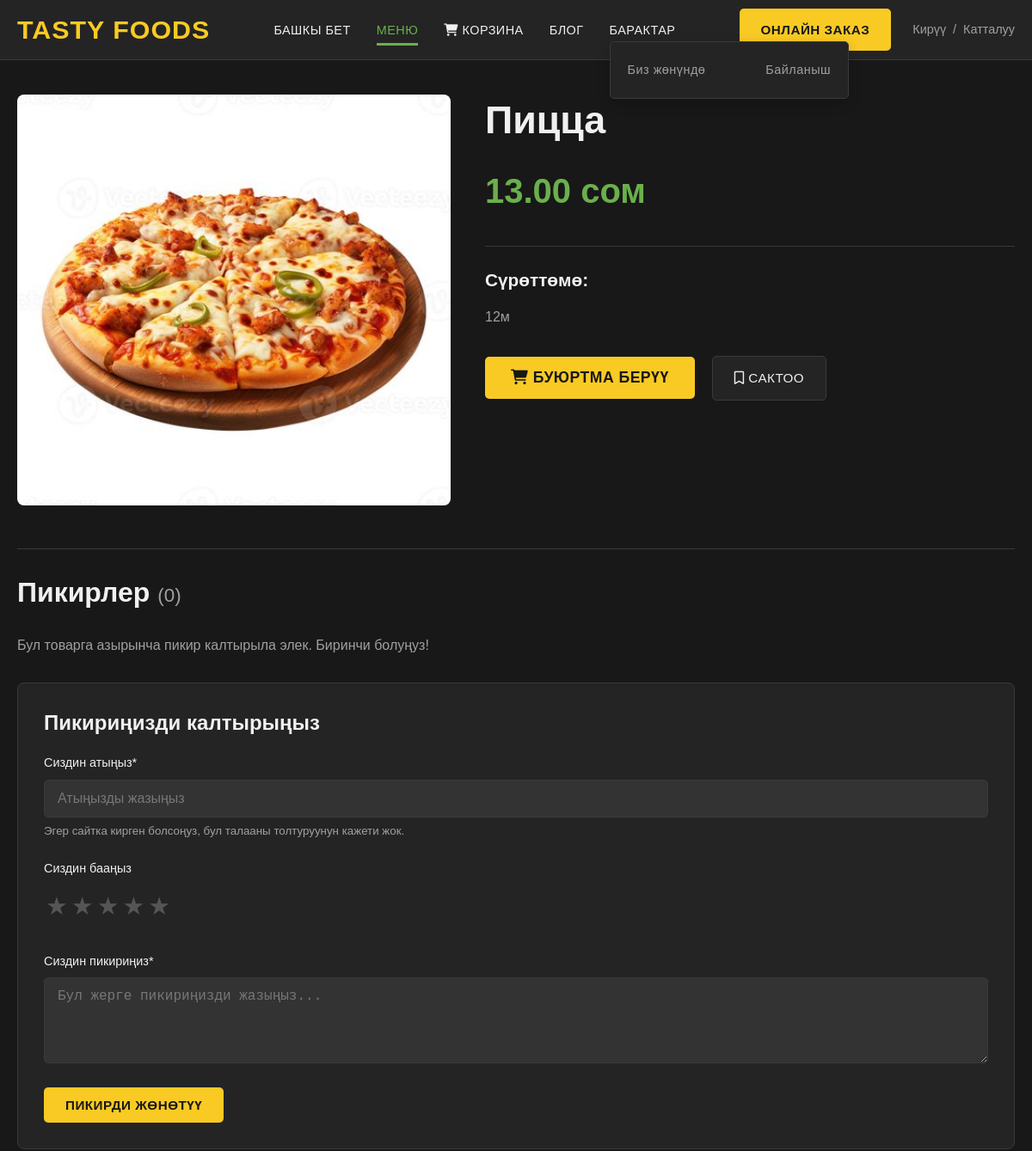
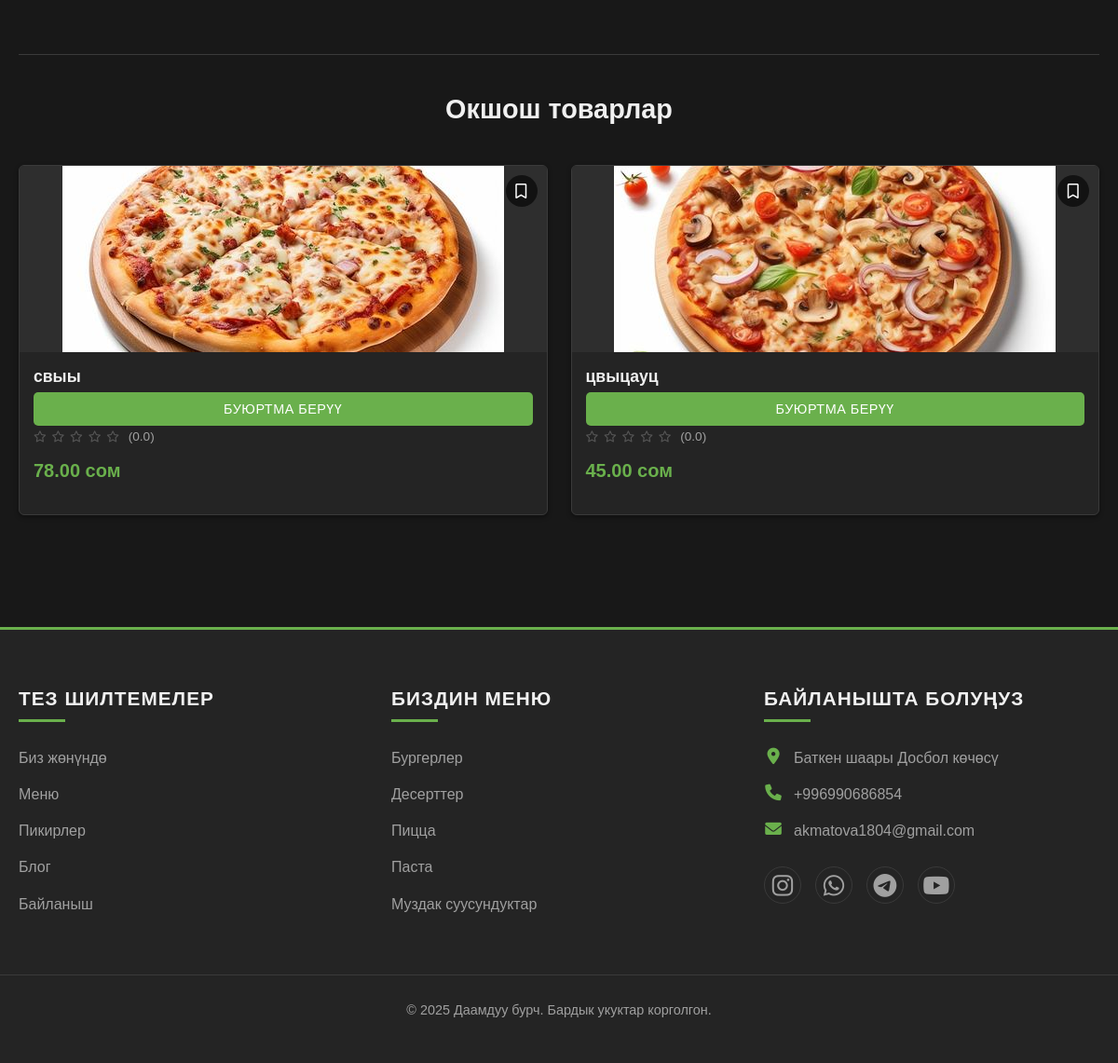
The page /product/picca/ on the database its author committed (2 pictures, top to bottom).
### menu/models.py (models this page shows, shortened)
class Product(models.Model):
    category = models.ForeignKey(Category, related_name='products', on_delete=models.SET_NULL, null=True, blank=True, verbose_name=_("Категория"))
    name = models.CharField(max_length=200, verbose_name=_("Аты"))
    slug = models.SlugField(max_length=220, unique=True, blank=True, verbose_name="Слаг (авто)")
    description = models.TextField(blank=True, null=True, verbose_name=_("Сүрөттөмө"))
    price = models.DecimalField(max_digits=10, decimal_places=2, verbose_name=_("Баасы (сом)")) # Доллар эмес, сом
    image = models.ImageField(upload_to='product_images/', blank=True, null=True, verbose_name=_("Сүрөт"))
    rating = models.FloatField( validators=[MinValueValidator(0.0), MaxValueValidator(5.0)], default=0.0, verbose_name=_("Рейтинг (0-5)"))
    discount_percentage = models.PositiveIntegerField(null=True, blank=True, verbose_name=_("Скидка (%)"))
    discount_message = models.CharField(max_length=100, blank=True, null=True, verbose_name=_("Скидка билдирүүсү"))
    saved_by = models.ManyToManyField(settings.AUTH_USER_MODEL, related_name='saved_products', blank=True, verbose_name=_("Кимдер сактады"))
    is_active = models.BooleanField(default=True, verbose_name=_("Активдүү (көрүнгөн)"))
    created_at = models.DateTimeField(auto_now_add=True, verbose_name=_("Түзүлгөн дата"))
    updated_at = models.DateTimeField(auto_now=True, verbose_name=_("Жаңыланган дата"))
    def get_absolute_url(self): return reverse('menu:product_detail', args=[self.slug])
    class Meta: verbose_name = _("Товар (Тамак)"); verbose_name_plural = _("Товарлар (Тамактар)"); ordering = ['-created_at']
    def has_discount(self): return self.discount_percentage is not None and self.discount_percentage > 0
    def get_image_url(self):
        if self.image and hasattr(self.image, 'url'): return self.image.url
        from django.templatetags.static import static; return static('menu/placeholder.png')

### menu/views.py (the view)
# urls.py: path('product/<slug:product_slug>/', views.product_detail_view, name='product_detail'),
def product_detail_view(request, product_slug):
    product = get_object_or_404(Product, slug=product_slug, is_active=True); categories = Category.objects.filter(is_active=True)
    related_products_qs = Product.objects.filter(category=product.category, is_active=True).exclude(pk=product.pk)[:4]
    is_saved = False
    if request.user.is_authenticated: is_saved = product.saved_by.filter(pk=request.user.pk).exists()
    related_products = add_is_saved_status_to_products(request, list(related_products_qs))
    product_reviews = product.reviews.filter(is_approved=True).select_related('user').order_by('-created_at')
    average_rating = product_reviews.aggregate(Avg('rating'))['rating__avg']
    review_form = ReviewForm(user=request.user) if ReviewForm else None
    context = { 'product': product, 'categories': categories, 'related_products': related_products, 'is_saved': is_saved, 'product_reviews': product_reviews, 'average_rating': average_rating, 'review_form': review_form, 'page_title': product.name, 'active_nav': 'menu' }
    return render(request, 'menu/product_detail.html', context)

### menu/views.py (called while the page is built)
def add_is_saved_status_to_products(request, product_list):
    if request.user.is_authenticated:
        saved_product_ids = set(request.user.saved_products.values_list('id', flat=True))
        for product in product_list: product.is_saved_by_user = product.id in saved_product_ids
    else:
        for product in product_list: product.is_saved_by_user = False
    return product_list

### templates/menu/product_detail.html (shortened to what this page needs)
{% extends 'menu/base.html' %}
{% load static %}
{% load i18n %}
{% block main_wrapper_class %}no-sidebar{% endblock %}
{% block content_class %}full-width{% endblock %}
{% block content %}
<div class="product-detail-container">
    <div class="product-detail-image">
        <img src="{{ product.get_image_url }}" alt="{{ product.name }}">
    </div>
    <div class="product-detail-info">
        <h1>{{ product.name }}</h1>
        <p class="detail-price">{{ product.price|floatformat:2 }} {% translate "сом" %}</p>
        {% if product.description %}
            <div class="description"> <h4>{% translate "Сүрөттөмө:" %}</h4> <p>{{ product.description|linebreaks }}</p> </div>
        {% endif %}
         <div class="detail-actions">
             <form action="{% url 'menu:add_to_cart' product.id %}" method="post" style="display: inline-block;">
                 {% csrf_token %} <button type="submit" class="btn btn-primary btn-lg"><i class="fas fa-shopping-cart"></i> {% translate "Буюртма берүү" %}</button>
             </form>
             {% if user.is_authenticated %}
             <button class="btn btn-secondary btn-save-toggle {% if is_saved %}saved{% endif %}" data-product-id="{{ product.pk }}" data-action="{% if is_saved %}unsave{% else %}save{% endif %}">
                 <i class="{% if is_saved %}fas fa-bookmark{% else %}far fa-bookmark{% endif %}"></i> <span class="save-text">{% if is_saved %}{% translate 'Сакталды' %}{% else %}{% translate 'Сактоо' %}{% endif %}</span>
             </button>
             {% else %} <a href="{% url 'login' %}?next={{ request.path }}" class="btn btn-secondary" title="{% translate 'Сактоо үчүн кириңиз' %}"> <i class="far fa-bookmark"></i> {% translate 'Сактоо' %} </a> {% endif %}
         </div>
    </div>
</div>
<section id="reviews" class="product-reviews" style="margin-top: 50px; padding-top: 30px; border-top: 1px solid var(--border-color);">
    <h2>{% translate "Пикирлер" %} <span style="font-size: 0.7em; color: var(--text-secondary); font-weight: normal;">({{ product_reviews.count }})</span></h2>
    {% if product_reviews %}
        <div class="review-list" style="margin-bottom: 40px;">
            {% for review in product_reviews %}
                <div class="review-item" style="border-bottom: 1px dashed var(--border-color); padding: 20px 0;">
                    <div style="display: flex; justify-content: space-between; align-items: flex-start; margin-bottom: 8px;">
                        <span style="font-weight: bold; color: var(--text-light);">{{ review.get_author_name }}</span>
                        {% if review.rating %}
                        <div class="rating" style="color: var(--secondary-color); font-size: 0.9em;">
                             {% widthratio review.rating 1 20 as width_percent %}
                             <span style="display: inline-block; position: relative;">
                                <span style="color: #555;">★★★★★</span>
                                <span style="position: absolute; top: 0; left: 0; white-space: nowrap; overflow: hidden; width: {{ width_percent }}%; color: var(--secondary-color);">★★★★★</span>
                             </span>
                        </div>
                        {% endif %}
                    </div>
                    <p style="margin-bottom: 8px; color: var(--text-light);">{{ review.text|linebreaksbr }}</p>
                    <small style="color: var(--text-secondary);">{{ review.created_at|date:"d F Y, H:i" }}</small>
                </div>
            {% endfor %}
        </div>
    {% else %}
        <p style="color: var(--text-secondary); margin-bottom: 30px;">{% translate "Бул товарга азырынча пикир калтырыла элек. Биринчи болуңуз!" %}</p>
    {% endif %}
    <div id="review-form" class="add-review-form" style="margin-top: 30px; padding: 30px; border: 1px solid var(--border-color); border-radius: 8px; background-color: var(--bg-card);">
        <h3>{% translate "Пикириңизди калтырыңыз" %}</h3>
        {% if review_form %}
            <form action="{% url 'menu:add_review' %}" method="post" novalidate>
                {% if not user.is_authenticated and review_form.author_name %}
                   <div class="form-group">
                        <label for="{{ review_form.author_name.id_for_label }}">{{ review_form.author_name.label }}*</label>
                        {{ review_form.author_name }}
                        {% if review_form.author_name.help_text %} <small style="color: var(--text-secondary); display: block; margin-top: 5px;">{{ review_form.author_name.help_text|safe }}</small>{% endif %}
                   </div>
                {% endif %}
                 {% if review_form.rating %}
                 <div class="form-group star-rating-input">
                     <label>{{ review_form.rating.label }}</label>
                     <div class="stars">
                        {% for radio in review_form.rating %}
                         <label for="{{ radio.id_for_label }}" class="star">★</label>
                        {% endfor %}
                     </div>
                 </div>
                 {% endif %}
                <div class="form-group">
                    <label for="{{ review_form.text.id_for_label }}">{{ review_form.text.label }}*</label>
                    {{ review_form.text }}
                </div>
                <button type="submit" class="btn btn-primary">{% translate "Пикирди жөнөтүү" %}</button>
            </form>
        {% else %}
             <p>{% translate "Пикир калтыруу үчүн сайтка киришиңиз керек болушу мүмкүн." %}</p>
        {% endif %}
    </div>
</section>
 {% if related_products %}
 <section class="related-products">
        <h2>{% translate "Окшош товарлар" %}</h2>
        <div class="product-grid">
            {% for related_product in related_products %}
                {% include 'menu/includes/_product_card.html' with product=related_product user=request.user %}
            {% endfor %}
        </div>
    </section>
 {% endif %}
{% endblock %}

### templates/menu/includes/_product_card.html (shortened to what this page needs)
{% load static %}
{% load i18n %}
<div class="product-card">
    <div class="product-image">
         <a href="{{ product.get_absolute_url }}">
             <img src="{{ product.get_image_url }}" alt="{{ product.name }}">
         </a>
         {% if user.is_authenticated %}
             <button class="btn btn-save-toggle {% if product.is_saved_by_user %}saved{% endif %}"
                     data-product-id="{{ product.pk }}"
                     data-action="{% if product.is_saved_by_user %}unsave{% else %}save{% endif %}"
                     title="{% if product.is_saved_by_user %}{% translate 'Сакталгандан өчүрүү' %}{% else %}{% translate 'Сактоо' %}{% endif %}">
                 <i class="{% if product.is_saved_by_user %}fas{% else %}far{% endif %} fa-bookmark"></i>
             </button>
         {% else %}
             <a href="{% url 'login' %}?next={{ request.path }}" class="btn btn-save-toggle" title="{% translate 'Сактоо үчүн кириңиз' %}">
                  <i class="far fa-bookmark"></i>
             </a>
         {% endif %}
    </div>
    <div class="product-info">
        <h3><a href="{{ product.get_absolute_url }}">{{ product.name }}</a></h3>
        <div class="rating">
            {% with rating_full=product.rating|floatformat:0 %}
                {% for i in "12345" %}
                    {% if i <= rating_full %}<i class="fas fa-star"></i>{% else %}<i class="far fa-star"></i>{% endif %}
                {% endfor %}
            {% endwith %}
            <span>({{ product.rating|floatformat:1 }})</span>
        </div>
        <p class="price">{{ product.price|floatformat:2 }}  {% translate "сом" %}</p>
        <form action="{% url 'menu:add_to_cart' product.id %}" method="post" style="width: 100%; margin-top: auto;">
            <button type="submit" class="btn btn-add-to-cart">{% translate "Буюртма берүү" %}</button>
        </form>
    </div>
</div>

### templates/menu/product_detail.html (style rules this page uses)
.star-rating-input .stars { display: inline-flex; flex-direction: row-reverse; justify-content: flex-end; }
.star-rating-input label.star { color: #555; cursor: pointer; font-size: 1.8em; padding: 0 2px; transition: color 0.2s ease; }

### rows shown on the page
Product: get_image_url (picture), name "Пицца", price "13.00", description "12м"
Product: get_image_url (picture), name "свыы", rating "0.0", price "78.00"
Product: get_image_url (picture), name "цвыцауц", rating "0.0", price "45.00"

### other values the page prints
{{ product_reviews.count }} "0"
{{ review_form.author_name.label }} "Сиздин атыңыз"
{{ review_form.author_name.help_text|safe }} "Эгер сайтка кирген болсоңуз, бул талааны толтуруунун кажети жок."
{{ review_form.rating.label }} "Сиздин бааңыз"
{{ review_form.text.label }} "Сиздин пикириңиз"
